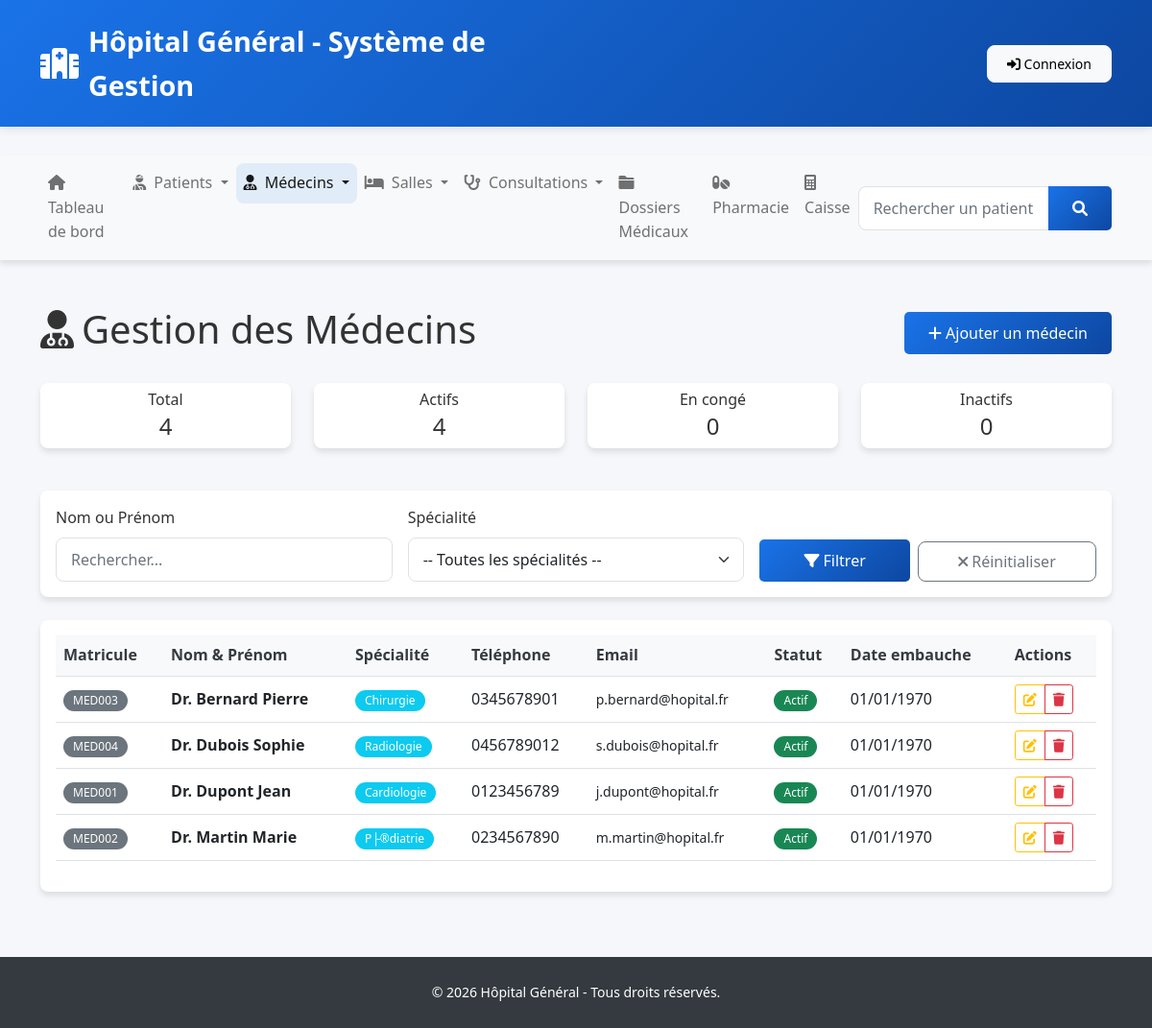
/modules/medecins/index.php, run on the app's committed database.
### tables this page shows
CREATE TABLE `medecin` (
  `id_medecin` int NOT NULL AUTO_INCREMENT,
  `matricule` varchar(50) NOT NULL,
  `nom` varchar(100) NOT NULL,
  `prenom` varchar(100) NOT NULL,
  `specialite` varchar(100) NOT NULL,
  `telephone` varchar(20) DEFAULT NULL,
  `email` varchar(100) DEFAULT NULL,
  `statut` enum('Actif','Inactif','Cong├®') DEFAULT 'Actif',
  `date_embauche` date DEFAULT NULL,
  `date_creation` timestamp NULL DEFAULT CURRENT_TIMESTAMP,
  PRIMARY KEY (`id_medecin`),
  UNIQUE KEY `matricule` (`matricule`)
);

### config/constants.php (called while the page is built, shortened)
<?php
function getDBConnection() {
    try {
        $dsn = "mysql:host=" . DB_HOST . ";dbname=" . DB_NAME . ";charset=" . DB_CHARSET;
        $options = [
            PDO::ATTR_ERRMODE            => PDO::ERRMODE_EXCEPTION,
            PDO::ATTR_DEFAULT_FETCH_MODE => PDO::FETCH_ASSOC,
            PDO::ATTR_EMULATE_PREPARES   => false,
            PDO::MYSQL_ATTR_INIT_COMMAND => "SET NAMES utf8mb4 COLLATE utf8mb4_unicode_ci"
        ];
        $pdo = new PDO($dsn, DB_USER, DB_PASS, $options);
        return $pdo;
    } catch (PDOException $e) {
        error_log("Erreur de connexion à la base de données: " . $e->getMessage());
        die("Erreur de connexion à la base de données. Veuillez contacter l'administrateur.");
    }
}
function executeQuery($sql, $params = []) {
    $pdo = getDBConnection();
    $stmt = $pdo->prepare($sql);
    if (!empty($params)) {
        foreach ($params as $key => $value) {
            $stmt->bindValue($key, $value);
        }
    }
    $stmt->execute();
    return $stmt;
}
function fetchAll($sql, $params = []) {
    $stmt = executeQuery($sql, $params);
    return $stmt->fetchAll();
}
function fetchOne($sql, $params = []) {
    $stmt = executeQuery($sql, $params);
    return $stmt->fetch();
}
?>

### modules/medecins/index.php (the view, shortened to what this page needs)
<?php
require_once '../../includes/header.php';
$filters = [];
$whereClause = "WHERE 1=1";
$params = [];
$page = isset($_GET['page']) ? (int)$_GET['page'] : 1;
$limit = 15;
$offset = ($page - 1) * $limit;
$query = "
    SELECT * FROM medecin $whereClause
    ORDER BY nom ASC, prenom ASC
    LIMIT :limit OFFSET :offset
";
$params[':limit'] = $limit;
$params[':offset'] = $offset;
$medecins = fetchAll($query, $params);
$stats = [
    'total' => fetchOne("SELECT COUNT(*) as total FROM medecin")['total'],
    'actifs' => fetchOne("SELECT COUNT(*) as total FROM medecin WHERE statut = 'Actif'")['total'],
    'inactifs' => fetchOne("SELECT COUNT(*) as total FROM medecin WHERE statut = 'Inactif'")['total'],
    'conges' => fetchOne("SELECT COUNT(*) as total FROM medecin WHERE statut = 'Congé'")['total']
];
?>
<div class="d-flex justify-content-between align-items-center mb-4">
    <h1>
        <i class="fas fa-user-md me-2"></i>Gestion des Médecins
    </h1>
    <a href="add.php" class="btn btn-hospital">
        <i class="fas fa-plus me-1"></i>Ajouter un médecin
    </a>
</div>
<div class="row mb-4">
    <div class="col-md-3 col-6">
        <div class="card text-center">
            <div class="card-body py-2">
                <h6 class="mb-1">Total</h6>
                <h4 class="mb-0"><?php echo $stats['total']; ?></h4>
            </div>
        </div>
    </div>
    <div class="col-md-3 col-6">
        <div class="card text-center bg-success-light">
            <div class="card-body py-2">
                <h6 class="mb-1">Actifs</h6>
                <h4 class="mb-0"><?php echo $stats['actifs']; ?></h4>
            </div>
        </div>
    </div>
    <div class="col-md-3 col-6">
        <div class="card text-center bg-warning-light">
            <div class="card-body py-2">
                <h6 class="mb-1">En congé</h6>
                <h4 class="mb-0"><?php echo $stats['conges']; ?></h4>
            </div>
        </div>
    </div>
    <div class="col-md-3 col-6">
        <div class="card text-center bg-danger-light">
            <div class="card-body py-2">
                <h6 class="mb-1">Inactifs</h6>
                <h4 class="mb-0"><?php echo $stats['inactifs']; ?></h4>
            </div>
        </div>
    </div>
</div>
<div class="card shadow-sm mb-4">
    <div class="card-body">
        <form method="GET" class="row g-3">
            <div class="col-md-4">
                <label for="nom" class="form-label">Nom ou Prénom</label>
                <input type="text" class="form-control" id="nom" name="nom"
                       placeholder="Rechercher..." value="<?php echo $filters['nom'] ?? ''; ?>">
            </div>
            <div class="col-md-4">
                <label for="specialite" class="form-label">Spécialité</label>
                <select class="form-select" id="specialite" name="specialite">
                    <option value="">-- Toutes les spécialités --</option>
                </select>
            </div>
            <div class="col-md-4 d-flex align-items-end gap-2">
                <button type="submit" class="btn btn-hospital flex-grow-1">
                    <i class="fas fa-filter me-1"></i>Filtrer
                </button>
                <a href="index.php" class="btn btn-outline-secondary flex-grow-1">
                    <i class="fas fa-times me-1"></i>Réinitialiser
                </a>
            </div>
        </form>
    </div>
</div>
<div class="card shadow-sm">
    <div class="card-body">
        <?php if (!empty($medecins)): ?>
            <div class="table-responsive">
                <table class="table table-hover">
                    <thead class="table-light">
                        <tr>
                            <th>Matricule</th>
                            <th>Nom & Prénom</th>
                            <th>Spécialité</th>
                            <th>Téléphone</th>
                            <th>Email</th>
                            <th>Statut</th>
                            <th>Date embauche</th>
                            <th>Actions</th>
                        </tr>
                    </thead>
                    <tbody>
                        <?php foreach ($medecins as $medecin): ?>
                            <tr>
                                <td>
                                    <span class="badge bg-secondary"><?php echo htmlspecialchars($medecin['matricule']); ?></span>
                                </td>
                                <td>
                                    <strong>Dr. <?php echo htmlspecialchars($medecin['nom'] . ' ' . $medecin['prenom']); ?></strong>
                                </td>
                                <td>
                                    <span class="badge bg-info"><?php echo htmlspecialchars($medecin['specialite']); ?></span>
                                </td>
                                <td><?php echo htmlspecialchars($medecin['telephone']); ?></td>
                                <td>
                                    <small><?php echo htmlspecialchars($medecin['email']); ?></small>
                                </td>
                                <td>
                                    <?php
                                        $badgeClass = [
                                            'Actif' => 'success',
                                            'Inactif' => 'danger',
                                            'Congé' => 'warning'
                                        ][$medecin['statut']] ?? 'secondary';
                                    ?>
                                    <span class="badge bg-<?php echo $badgeClass; ?>">
                                        <?php echo $medecin['statut']; ?>
                                    </span>
                                </td>
                                <td><?php echo date('d/m/Y', strtotime($medecin['date_embauche'])); ?></td>
                                <td>
                                    <div class="btn-group btn-group-sm">
                                        <a href="edit.php?id=<?php echo $medecin['id_medecin']; ?>"
                                           class="btn btn-outline-warning">
                                            <i class="fas fa-edit"></i>
                                        </a>
                                        <a href="delete.php?id=<?php echo $medecin['id_medecin']; ?>"
                                           class="btn btn-outline-danger"
                                           onclick="return confirm('Êtes-vous sûr ?')">
                                            <i class="fas fa-trash"></i>
                                        </a>
                                    </div>
                                </td>
                            </tr>
                        <?php endforeach; ?>
                    </tbody>
                </table>
            </div>
        <?php endif; ?>
    </div>
</div>
<?php require_once '../../includes/footer.php'; ?>

### assets/css/style.css (style rules this page uses)
:root { --hospital-blue: #1a73e8; --hospital-dark-blue: #0d47a1; --hospital-green: #4CAF50; --hospital-red: #f44336; --hospital-orange: #FF9800; --hospital-purple: #9C27B0; --hospital-gray: #f8f9fa; --hospital-dark: #343a40; --border-radius: 8px; --box-shadow: 0 4px 6px rgba(0, 0, 0, 0.1); --transition: all 0.3s ease; }
* { margin: 0; padding: 0; box-sizing: border-box; }
body { font-family: 'Segoe UI', Tahoma, Geneva, Verdana, sans-serif; line-height: 1.6; color: #333; background-color: #f5f7fa; min-height: 100vh; display: flex; flex-direction: column; }
.card { border: none; border-radius: var(--border-radius); box-shadow: var(--box-shadow); transition: var(--transition); margin-bottom: 20px; }
.table { border-collapse: separate; border-spacing: 0; }
.table th { background-color: var(--hospital-gray); border-top: none; font-weight: 600; color: var(--hospital-dark); }
.table td, .table th { border: none; border-bottom: 1px solid #dee2e6; vertical-align: middle; }
.badge { font-weight: 500; padding: 5px 10px; border-radius: 20px; }
.btn { border-radius: var(--border-radius); font-weight: 500; transition: var(--transition); padding: 8px 20px; }
.btn-hospital { background: linear-gradient(135deg, var(--hospital-blue) 0%, var(--hospital-dark-blue) 100%); color: white; border: none; }
.form-control, .form-select { border-radius: var(--border-radius); border: 1px solid #dee2e6; padding: 10px 15px; transition: var(--transition); }
.form-label { font-weight: 500; margin-bottom: 8px; }
.shadow-sm { box-shadow: var(--box-shadow) !important; }

### includes/header.php (style rules this page uses)
.btn-hospital { background: linear-gradient(135deg, #1a73e8 0%, #0d47a1 100%); color: white; border: none; padding: 10px 25px; border-radius: 5px; transition: all 0.3s ease; }

### data on the page
medecin: matricule "MED003", nom+prenom "Bernard Pierre", specialite "Chirurgie", telephone "0345678901", email "p.bernard@hopital.fr", statut "Actif", date_embauche "01/01/1970"
medecin: matricule "MED004", nom+prenom "Dubois Sophie", specialite "Radiologie", telephone "0456789012", email "s.dubois@hopital.fr", statut "Actif", date_embauche "01/01/1970"
medecin: matricule "MED001", nom+prenom "Dupont Jean", specialite "Cardiologie", telephone "0123456789", email "j.dupont@hopital.fr", statut "Actif", date_embauche "01/01/1970"
medecin: matricule "MED002", nom+prenom "Martin Marie", specialite "P├®diatrie", telephone "0234567890", email "m.martin@hopital.fr", statut "Actif", date_embauche "01/01/1970"

### other printed values
$module['title'] "Tableau de bord"
$module['title'] "Patients"
$module['title'] "Médecins"
$module['title'] "Salles"
$module['title'] "Consultations"
$module['title'] "Dossiers Médicaux"
$module['title'] "Pharmacie"
$module['title'] "Caisse"
$stats['total'] "4"
$stats['actifs'] "4"
$stats['conges'] "0"
$stats['inactifs'] "0"
